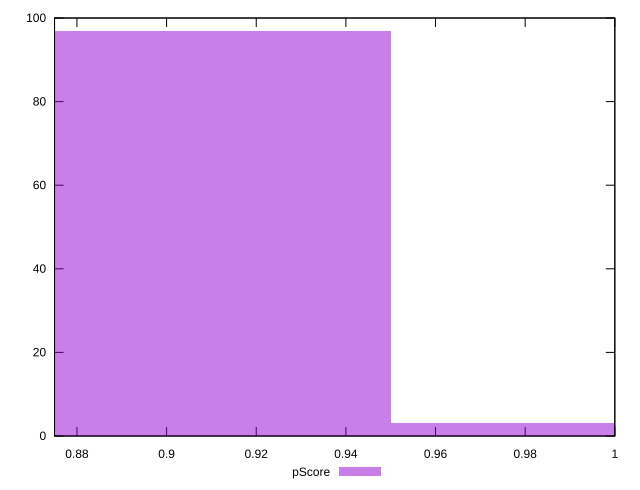

Here is the gnuplot script that generated this plot:
reset

$pScore <<EOF
0.9 97
1 3
EOF

set key outside below
set boxwidth 0.1
set xrange [0.875:1]
set yrange [0:100]
set trange [0:100]
set style fill transparent solid 0.5 noborder
set terminal svg size 640, 490 enhanced background rgb 'white'
set output "reports/report_00033_2021-03-01T14-23-16.841Z/legacy-javascript/samples/astro-inner/pScore/histogram.svg"

plot $pScore title "pScore" with boxes

reset
